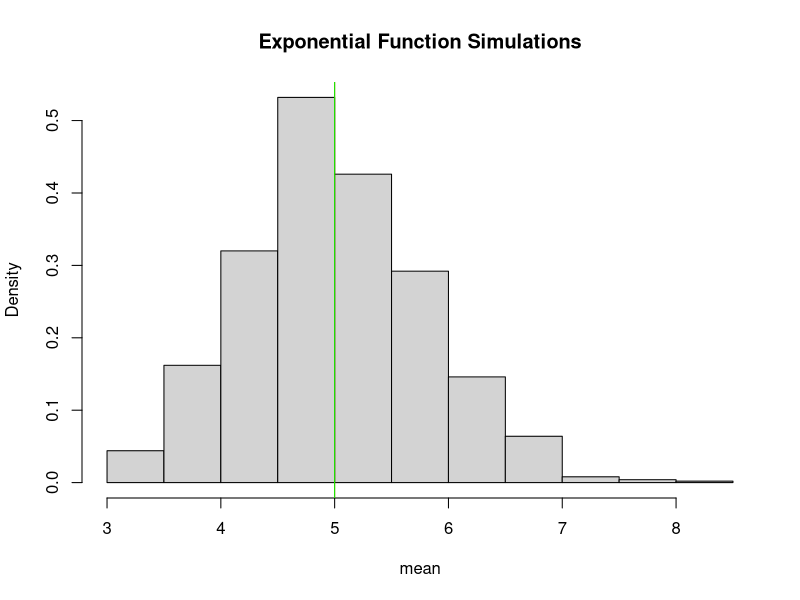
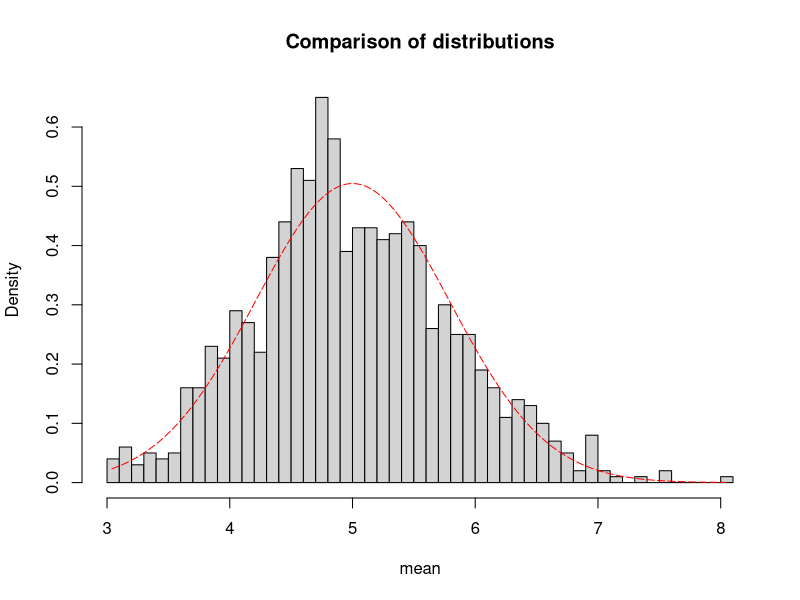
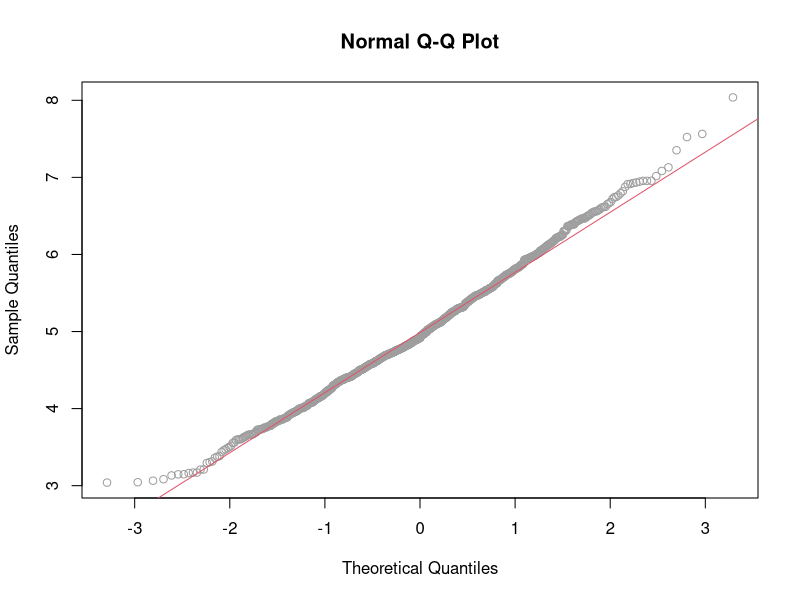

Reproduce these figures in R, in order.
## ---- chunk 1
lambda <- 0.2
n <- 40
set.seed(100)

data = NULL
for (i in 1 : 1000) data = c(data, mean(rexp(n,lambda)))
## ---- chunk 2
sim_mean <- mean(data)
sim_mean

theo_mean <- 1/lambda
theo_mean
## ---- chunk 3
hist(data, xlab = "mean" ,prob=T, main = "Exponential Function Simulations")
abline(v = sim_mean, col = "red")
abline(v = theo_mean, col = "green")

## ---- chunk 4
sd_sim <- sd(data)
var_sim <- var(data)

sd_theo <- (1/lambda)/sqrt(n)
var_theo <- ((1/lambda)^2)/n 
## ---- chunk 5
x_vec <- seq(min(data), max(data), length=1000)
normal <- dnorm(x_vec, mean = theo_mean, sd = sd_theo)
## ---- chunk 6
hist(data, xlab = "mean", breaks=n ,prob=T, main = "Comparison of distributions")
lines(x_vec, normal, pch=22, col="red", lty=5)

## ---- chunk 7
qqnorm(data, col = 8)
qqline(data, col = 2)
